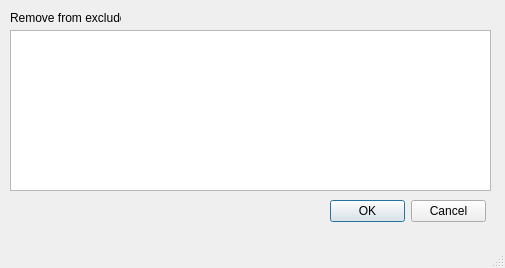
<?xml version="1.0" encoding="UTF-8"?>
<ui version="4.0">
 <class>MainWindow</class>
 <widget class="QMainWindow" name="MainWindow">
  <property name="geometry">
   <rect>
    <x>0</x>
    <y>0</y>
    <width>505</width>
    <height>268</height>
   </rect>
  </property>
  <property name="sizePolicy">
   <sizepolicy hsizetype="Fixed" vsizetype="Fixed">
    <horstretch>0</horstretch>
    <verstretch>0</verstretch>
   </sizepolicy>
  </property>
  <property name="windowTitle">
   <string>MainWindow</string>
  </property>
  <widget class="QWidget" name="centralwidget">
   <widget class="QListWidget" name="excludeBrowse">
    <property name="geometry">
     <rect>
      <x>10</x>
      <y>30</y>
      <width>481</width>
      <height>161</height>
     </rect>
    </property>
   </widget>
   <widget class="QLabel" name="label">
    <property name="geometry">
     <rect>
      <x>10</x>
      <y>10</y>
      <width>111</width>
      <height>16</height>
     </rect>
    </property>
    <property name="text">
     <string>Remove from excluded</string>
    </property>
   </widget>
   <widget class="QDialogButtonBox" name="includeBtn">
    <property name="geometry">
     <rect>
      <x>330</x>
      <y>200</y>
      <width>156</width>
      <height>23</height>
     </rect>
    </property>
    <property name="standardButtons">
     <set>QDialogButtonBox::Cancel|QDialogButtonBox::Ok</set>
    </property>
   </widget>
  </widget>
  <widget class="QMenuBar" name="menubar">
   <property name="geometry">
    <rect>
     <x>0</x>
     <y>0</y>
     <width>505</width>
     <height>21</height>
    </rect>
   </property>
  </widget>
  <widget class="QStatusBar" name="statusbar"/>
 </widget>
 <resources/>
 <connections/>
</ui>
